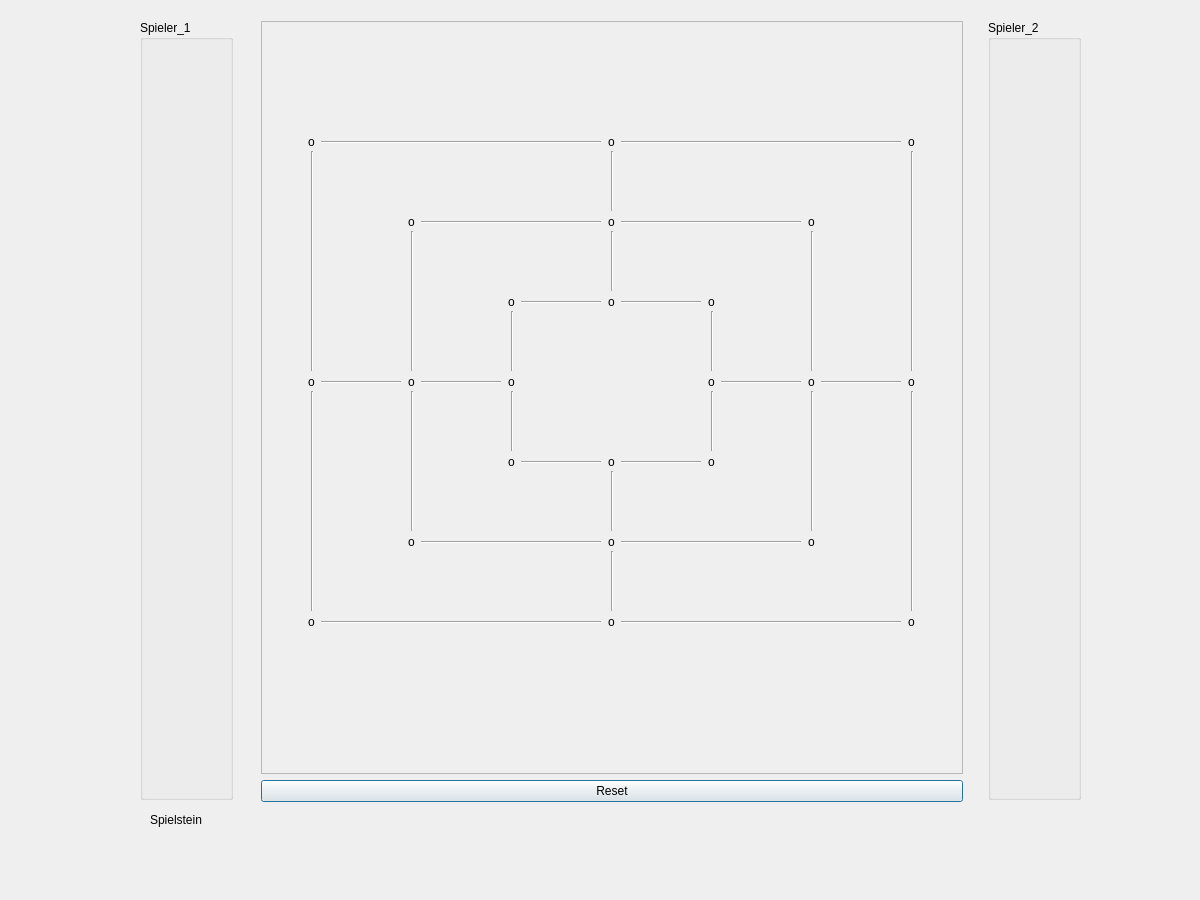
<?xml version="1.0" encoding="UTF-8"?>
<ui version="4.0">
 <class>Dialog</class>
 <widget class="QDialog" name="Dialog">
  <property name="geometry">
   <rect>
    <x>0</x>
    <y>0</y>
    <width>1200</width>
    <height>900</height>
   </rect>
  </property>
  <property name="windowTitle">
   <string>Dialog</string>
  </property>
  <widget class="QWidget" name="layoutWidget">
   <property name="geometry">
    <rect>
     <x>261</x>
     <y>21</y>
     <width>702</width>
     <height>781</height>
    </rect>
   </property>
   <layout class="QVBoxLayout" name="verticalLayout">
    <item>
     <widget class="QFrame" name="Spielfeld_OF">
      <property name="minimumSize">
       <size>
        <width>700</width>
        <height>600</height>
       </size>
      </property>
      <property name="maximumSize">
       <size>
        <width>800</width>
        <height>800</height>
       </size>
      </property>
      <property name="frameShape">
       <enum>QFrame::StyledPanel</enum>
      </property>
      <property name="frameShadow">
       <enum>QFrame::Raised</enum>
      </property>
      <widget class="Line" name="line">
       <property name="geometry">
        <rect>
         <x>160</x>
         <y>360</y>
         <width>80</width>
         <height>3</height>
        </rect>
       </property>
       <property name="orientation">
        <enum>Qt::Horizontal</enum>
       </property>
      </widget>
      <widget class="Line" name="line_2">
       <property name="geometry">
        <rect>
         <x>460</x>
         <y>360</y>
         <width>80</width>
         <height>3</height>
        </rect>
       </property>
       <property name="orientation">
        <enum>Qt::Horizontal</enum>
       </property>
      </widget>
      <widget class="Line" name="line_3">
       <property name="geometry">
        <rect>
         <x>360</x>
         <y>280</y>
         <width>80</width>
         <height>3</height>
        </rect>
       </property>
       <property name="orientation">
        <enum>Qt::Horizontal</enum>
       </property>
      </widget>
      <widget class="MyLabel" name="label_311">
       <property name="geometry">
        <rect>
         <x>240</x>
         <y>270</y>
         <width>21</width>
         <height>21</height>
        </rect>
       </property>
       <property name="maximumSize">
        <size>
         <width>50</width>
         <height>50</height>
        </size>
       </property>
       <property name="text">
        <string>o</string>
       </property>
       <property name="alignment">
        <set>Qt::AlignCenter</set>
       </property>
      </widget>
      <widget class="MyLabel" name="label_312">
       <property name="geometry">
        <rect>
         <x>340</x>
         <y>270</y>
         <width>21</width>
         <height>21</height>
        </rect>
       </property>
       <property name="maximumSize">
        <size>
         <width>50</width>
         <height>50</height>
        </size>
       </property>
       <property name="text">
        <string>o</string>
       </property>
       <property name="alignment">
        <set>Qt::AlignCenter</set>
       </property>
      </widget>
      <widget class="Line" name="line_5">
       <property name="geometry">
        <rect>
         <x>260</x>
         <y>280</y>
         <width>80</width>
         <height>3</height>
        </rect>
       </property>
       <property name="orientation">
        <enum>Qt::Horizontal</enum>
       </property>
      </widget>
      <widget class="MyLabel" name="label_313">
       <property name="geometry">
        <rect>
         <x>440</x>
         <y>270</y>
         <width>21</width>
         <height>21</height>
        </rect>
       </property>
       <property name="maximumSize">
        <size>
         <width>50</width>
         <height>50</height>
        </size>
       </property>
       <property name="text">
        <string>o</string>
       </property>
       <property name="alignment">
        <set>Qt::AlignCenter</set>
       </property>
      </widget>
      <widget class="Line" name="line_4">
       <property name="geometry">
        <rect>
         <x>250</x>
         <y>290</y>
         <width>3</width>
         <height>60</height>
        </rect>
       </property>
       <property name="orientation">
        <enum>Qt::Vertical</enum>
       </property>
      </widget>
      <widget class="Line" name="line_6">
       <property name="geometry">
        <rect>
         <x>450</x>
         <y>290</y>
         <width>3</width>
         <height>60</height>
        </rect>
       </property>
       <property name="orientation">
        <enum>Qt::Vertical</enum>
       </property>
      </widget>
      <widget class="MyLabel" name="label_321">
       <property name="geometry">
        <rect>
         <x>240</x>
         <y>350</y>
         <width>21</width>
         <height>21</height>
        </rect>
       </property>
       <property name="maximumSize">
        <size>
         <width>50</width>
         <height>50</height>
        </size>
       </property>
       <property name="text">
        <string>o</string>
       </property>
       <property name="alignment">
        <set>Qt::AlignCenter</set>
       </property>
      </widget>
      <widget class="MyLabel" name="label_323">
       <property name="geometry">
        <rect>
         <x>440</x>
         <y>350</y>
         <width>21</width>
         <height>21</height>
        </rect>
       </property>
       <property name="maximumSize">
        <size>
         <width>50</width>
         <height>50</height>
        </size>
       </property>
       <property name="text">
        <string>o</string>
       </property>
       <property name="alignment">
        <set>Qt::AlignCenter</set>
       </property>
      </widget>
      <widget class="Line" name="line_7">
       <property name="geometry">
        <rect>
         <x>250</x>
         <y>370</y>
         <width>3</width>
         <height>60</height>
        </rect>
       </property>
       <property name="orientation">
        <enum>Qt::Vertical</enum>
       </property>
      </widget>
      <widget class="Line" name="line_8">
       <property name="geometry">
        <rect>
         <x>450</x>
         <y>370</y>
         <width>3</width>
         <height>60</height>
        </rect>
       </property>
       <property name="orientation">
        <enum>Qt::Vertical</enum>
       </property>
      </widget>
      <widget class="MyLabel" name="label_332">
       <property name="geometry">
        <rect>
         <x>340</x>
         <y>430</y>
         <width>21</width>
         <height>21</height>
        </rect>
       </property>
       <property name="maximumSize">
        <size>
         <width>50</width>
         <height>50</height>
        </size>
       </property>
       <property name="text">
        <string>o</string>
       </property>
       <property name="alignment">
        <set>Qt::AlignCenter</set>
       </property>
      </widget>
      <widget class="Line" name="line_9">
       <property name="geometry">
        <rect>
         <x>260</x>
         <y>440</y>
         <width>80</width>
         <height>3</height>
        </rect>
       </property>
       <property name="orientation">
        <enum>Qt::Horizontal</enum>
       </property>
      </widget>
      <widget class="Line" name="line_10">
       <property name="geometry">
        <rect>
         <x>360</x>
         <y>440</y>
         <width>80</width>
         <height>3</height>
        </rect>
       </property>
       <property name="orientation">
        <enum>Qt::Horizontal</enum>
       </property>
      </widget>
      <widget class="MyLabel" name="label_333">
       <property name="geometry">
        <rect>
         <x>440</x>
         <y>430</y>
         <width>21</width>
         <height>21</height>
        </rect>
       </property>
       <property name="maximumSize">
        <size>
         <width>50</width>
         <height>50</height>
        </size>
       </property>
       <property name="text">
        <string>o</string>
       </property>
       <property name="alignment">
        <set>Qt::AlignCenter</set>
       </property>
      </widget>
      <widget class="MyLabel" name="label_331">
       <property name="geometry">
        <rect>
         <x>240</x>
         <y>430</y>
         <width>21</width>
         <height>21</height>
        </rect>
       </property>
       <property name="maximumSize">
        <size>
         <width>50</width>
         <height>50</height>
        </size>
       </property>
       <property name="text">
        <string>o</string>
       </property>
       <property name="alignment">
        <set>Qt::AlignCenter</set>
       </property>
      </widget>
      <widget class="Line" name="line_11">
       <property name="geometry">
        <rect>
         <x>350</x>
         <y>450</y>
         <width>3</width>
         <height>60</height>
        </rect>
       </property>
       <property name="orientation">
        <enum>Qt::Vertical</enum>
       </property>
      </widget>
      <widget class="Line" name="line_12">
       <property name="geometry">
        <rect>
         <x>350</x>
         <y>210</y>
         <width>3</width>
         <height>60</height>
        </rect>
       </property>
       <property name="orientation">
        <enum>Qt::Vertical</enum>
       </property>
      </widget>
      <widget class="MyLabel" name="label_212">
       <property name="geometry">
        <rect>
         <x>340</x>
         <y>190</y>
         <width>21</width>
         <height>21</height>
        </rect>
       </property>
       <property name="maximumSize">
        <size>
         <width>50</width>
         <height>50</height>
        </size>
       </property>
       <property name="text">
        <string>o</string>
       </property>
       <property name="alignment">
        <set>Qt::AlignCenter</set>
       </property>
      </widget>
      <widget class="Line" name="line_13">
       <property name="geometry">
        <rect>
         <x>350</x>
         <y>130</y>
         <width>3</width>
         <height>60</height>
        </rect>
       </property>
       <property name="orientation">
        <enum>Qt::Vertical</enum>
       </property>
      </widget>
      <widget class="Line" name="line_14">
       <property name="geometry">
        <rect>
         <x>350</x>
         <y>530</y>
         <width>3</width>
         <height>60</height>
        </rect>
       </property>
       <property name="orientation">
        <enum>Qt::Vertical</enum>
       </property>
      </widget>
      <widget class="MyLabel" name="label_232">
       <property name="geometry">
        <rect>
         <x>340</x>
         <y>510</y>
         <width>21</width>
         <height>21</height>
        </rect>
       </property>
       <property name="maximumSize">
        <size>
         <width>50</width>
         <height>50</height>
        </size>
       </property>
       <property name="text">
        <string>o</string>
       </property>
       <property name="alignment">
        <set>Qt::AlignCenter</set>
       </property>
      </widget>
      <widget class="MyLabel" name="label_221">
       <property name="geometry">
        <rect>
         <x>140</x>
         <y>350</y>
         <width>21</width>
         <height>21</height>
        </rect>
       </property>
       <property name="maximumSize">
        <size>
         <width>50</width>
         <height>50</height>
        </size>
       </property>
       <property name="text">
        <string>o</string>
       </property>
       <property name="alignment">
        <set>Qt::AlignCenter</set>
       </property>
      </widget>
      <widget class="MyLabel" name="label_223">
       <property name="geometry">
        <rect>
         <x>540</x>
         <y>350</y>
         <width>21</width>
         <height>21</height>
        </rect>
       </property>
       <property name="maximumSize">
        <size>
         <width>50</width>
         <height>50</height>
        </size>
       </property>
       <property name="text">
        <string>o</string>
       </property>
       <property name="alignment">
        <set>Qt::AlignCenter</set>
       </property>
      </widget>
      <widget class="MyLabel" name="label_132">
       <property name="geometry">
        <rect>
         <x>340</x>
         <y>590</y>
         <width>21</width>
         <height>21</height>
        </rect>
       </property>
       <property name="maximumSize">
        <size>
         <width>50</width>
         <height>50</height>
        </size>
       </property>
       <property name="text">
        <string>o</string>
       </property>
       <property name="alignment">
        <set>Qt::AlignCenter</set>
       </property>
      </widget>
      <widget class="MyLabel" name="label_112">
       <property name="geometry">
        <rect>
         <x>340</x>
         <y>110</y>
         <width>21</width>
         <height>21</height>
        </rect>
       </property>
       <property name="maximumSize">
        <size>
         <width>50</width>
         <height>50</height>
        </size>
       </property>
       <property name="text">
        <string>o</string>
       </property>
       <property name="alignment">
        <set>Qt::AlignCenter</set>
       </property>
      </widget>
      <widget class="Line" name="line_15">
       <property name="geometry">
        <rect>
         <x>360</x>
         <y>200</y>
         <width>180</width>
         <height>3</height>
        </rect>
       </property>
       <property name="orientation">
        <enum>Qt::Horizontal</enum>
       </property>
      </widget>
      <widget class="Line" name="line_16">
       <property name="geometry">
        <rect>
         <x>160</x>
         <y>200</y>
         <width>180</width>
         <height>3</height>
        </rect>
       </property>
       <property name="orientation">
        <enum>Qt::Horizontal</enum>
       </property>
      </widget>
      <widget class="Line" name="line_17">
       <property name="geometry">
        <rect>
         <x>360</x>
         <y>120</y>
         <width>280</width>
         <height>3</height>
        </rect>
       </property>
       <property name="orientation">
        <enum>Qt::Horizontal</enum>
       </property>
      </widget>
      <widget class="Line" name="line_18">
       <property name="geometry">
        <rect>
         <x>60</x>
         <y>120</y>
         <width>280</width>
         <height>3</height>
        </rect>
       </property>
       <property name="orientation">
        <enum>Qt::Horizontal</enum>
       </property>
      </widget>
      <widget class="Line" name="line_19">
       <property name="geometry">
        <rect>
         <x>560</x>
         <y>360</y>
         <width>80</width>
         <height>3</height>
        </rect>
       </property>
       <property name="orientation">
        <enum>Qt::Horizontal</enum>
       </property>
      </widget>
      <widget class="Line" name="line_20">
       <property name="geometry">
        <rect>
         <x>60</x>
         <y>360</y>
         <width>80</width>
         <height>3</height>
        </rect>
       </property>
       <property name="orientation">
        <enum>Qt::Horizontal</enum>
       </property>
      </widget>
      <widget class="Line" name="line_21">
       <property name="geometry">
        <rect>
         <x>160</x>
         <y>520</y>
         <width>180</width>
         <height>3</height>
        </rect>
       </property>
       <property name="orientation">
        <enum>Qt::Horizontal</enum>
       </property>
      </widget>
      <widget class="Line" name="line_22">
       <property name="geometry">
        <rect>
         <x>360</x>
         <y>520</y>
         <width>180</width>
         <height>3</height>
        </rect>
       </property>
       <property name="orientation">
        <enum>Qt::Horizontal</enum>
       </property>
      </widget>
      <widget class="Line" name="line_23">
       <property name="geometry">
        <rect>
         <x>360</x>
         <y>600</y>
         <width>280</width>
         <height>3</height>
        </rect>
       </property>
       <property name="orientation">
        <enum>Qt::Horizontal</enum>
       </property>
      </widget>
      <widget class="Line" name="line_24">
       <property name="geometry">
        <rect>
         <x>60</x>
         <y>600</y>
         <width>280</width>
         <height>3</height>
        </rect>
       </property>
       <property name="orientation">
        <enum>Qt::Horizontal</enum>
       </property>
      </widget>
      <widget class="MyLabel" name="label_213">
       <property name="geometry">
        <rect>
         <x>540</x>
         <y>190</y>
         <width>21</width>
         <height>21</height>
        </rect>
       </property>
       <property name="maximumSize">
        <size>
         <width>50</width>
         <height>50</height>
        </size>
       </property>
       <property name="text">
        <string>o</string>
       </property>
       <property name="alignment">
        <set>Qt::AlignCenter</set>
       </property>
      </widget>
      <widget class="MyLabel" name="label_233">
       <property name="geometry">
        <rect>
         <x>540</x>
         <y>510</y>
         <width>21</width>
         <height>21</height>
        </rect>
       </property>
       <property name="maximumSize">
        <size>
         <width>50</width>
         <height>50</height>
        </size>
       </property>
       <property name="text">
        <string>o</string>
       </property>
       <property name="alignment">
        <set>Qt::AlignCenter</set>
       </property>
      </widget>
      <widget class="MyLabel" name="label_211">
       <property name="geometry">
        <rect>
         <x>140</x>
         <y>190</y>
         <width>21</width>
         <height>21</height>
        </rect>
       </property>
       <property name="maximumSize">
        <size>
         <width>50</width>
         <height>50</height>
        </size>
       </property>
       <property name="text">
        <string>o</string>
       </property>
       <property name="alignment">
        <set>Qt::AlignCenter</set>
       </property>
      </widget>
      <widget class="MyLabel" name="label_231">
       <property name="geometry">
        <rect>
         <x>140</x>
         <y>510</y>
         <width>21</width>
         <height>21</height>
        </rect>
       </property>
       <property name="maximumSize">
        <size>
         <width>50</width>
         <height>50</height>
        </size>
       </property>
       <property name="text">
        <string>o</string>
       </property>
       <property name="alignment">
        <set>Qt::AlignCenter</set>
       </property>
      </widget>
      <widget class="MyLabel" name="label_121">
       <property name="geometry">
        <rect>
         <x>40</x>
         <y>350</y>
         <width>21</width>
         <height>21</height>
        </rect>
       </property>
       <property name="maximumSize">
        <size>
         <width>50</width>
         <height>50</height>
        </size>
       </property>
       <property name="text">
        <string>o</string>
       </property>
       <property name="alignment">
        <set>Qt::AlignCenter</set>
       </property>
      </widget>
      <widget class="MyLabel" name="label_131">
       <property name="geometry">
        <rect>
         <x>40</x>
         <y>590</y>
         <width>21</width>
         <height>21</height>
        </rect>
       </property>
       <property name="maximumSize">
        <size>
         <width>50</width>
         <height>50</height>
        </size>
       </property>
       <property name="text">
        <string>o</string>
       </property>
       <property name="alignment">
        <set>Qt::AlignCenter</set>
       </property>
      </widget>
      <widget class="MyLabel" name="label_133">
       <property name="geometry">
        <rect>
         <x>640</x>
         <y>590</y>
         <width>21</width>
         <height>21</height>
        </rect>
       </property>
       <property name="maximumSize">
        <size>
         <width>50</width>
         <height>50</height>
        </size>
       </property>
       <property name="text">
        <string>o</string>
       </property>
       <property name="alignment">
        <set>Qt::AlignCenter</set>
       </property>
      </widget>
      <widget class="MyLabel" name="label_123">
       <property name="geometry">
        <rect>
         <x>640</x>
         <y>350</y>
         <width>21</width>
         <height>21</height>
        </rect>
       </property>
       <property name="maximumSize">
        <size>
         <width>50</width>
         <height>50</height>
        </size>
       </property>
       <property name="text">
        <string>o</string>
       </property>
       <property name="alignment">
        <set>Qt::AlignCenter</set>
       </property>
      </widget>
      <widget class="MyLabel" name="label_113">
       <property name="geometry">
        <rect>
         <x>640</x>
         <y>110</y>
         <width>21</width>
         <height>21</height>
        </rect>
       </property>
       <property name="maximumSize">
        <size>
         <width>50</width>
         <height>50</height>
        </size>
       </property>
       <property name="text">
        <string>o</string>
       </property>
       <property name="alignment">
        <set>Qt::AlignCenter</set>
       </property>
      </widget>
      <widget class="MyLabel" name="label_111">
       <property name="geometry">
        <rect>
         <x>40</x>
         <y>110</y>
         <width>21</width>
         <height>21</height>
        </rect>
       </property>
       <property name="maximumSize">
        <size>
         <width>50</width>
         <height>50</height>
        </size>
       </property>
       <property name="text">
        <string>o</string>
       </property>
       <property name="alignment">
        <set>Qt::AlignCenter</set>
       </property>
      </widget>
      <widget class="Line" name="line_25">
       <property name="geometry">
        <rect>
         <x>650</x>
         <y>130</y>
         <width>3</width>
         <height>220</height>
        </rect>
       </property>
       <property name="orientation">
        <enum>Qt::Vertical</enum>
       </property>
      </widget>
      <widget class="Line" name="line_26">
       <property name="geometry">
        <rect>
         <x>650</x>
         <y>370</y>
         <width>3</width>
         <height>220</height>
        </rect>
       </property>
       <property name="orientation">
        <enum>Qt::Vertical</enum>
       </property>
      </widget>
      <widget class="Line" name="line_27">
       <property name="geometry">
        <rect>
         <x>150</x>
         <y>370</y>
         <width>3</width>
         <height>140</height>
        </rect>
       </property>
       <property name="orientation">
        <enum>Qt::Vertical</enum>
       </property>
      </widget>
      <widget class="Line" name="line_28">
       <property name="geometry">
        <rect>
         <x>550</x>
         <y>370</y>
         <width>3</width>
         <height>140</height>
        </rect>
       </property>
       <property name="orientation">
        <enum>Qt::Vertical</enum>
       </property>
      </widget>
      <widget class="Line" name="line_29">
       <property name="geometry">
        <rect>
         <x>550</x>
         <y>210</y>
         <width>3</width>
         <height>140</height>
        </rect>
       </property>
       <property name="orientation">
        <enum>Qt::Vertical</enum>
       </property>
      </widget>
      <widget class="Line" name="line_30">
       <property name="geometry">
        <rect>
         <x>150</x>
         <y>210</y>
         <width>3</width>
         <height>140</height>
        </rect>
       </property>
       <property name="orientation">
        <enum>Qt::Vertical</enum>
       </property>
      </widget>
      <widget class="Line" name="line_31">
       <property name="geometry">
        <rect>
         <x>50</x>
         <y>370</y>
         <width>3</width>
         <height>220</height>
        </rect>
       </property>
       <property name="orientation">
        <enum>Qt::Vertical</enum>
       </property>
      </widget>
      <widget class="Line" name="line_32">
       <property name="geometry">
        <rect>
         <x>50</x>
         <y>130</y>
         <width>3</width>
         <height>220</height>
        </rect>
       </property>
       <property name="orientation">
        <enum>Qt::Vertical</enum>
       </property>
      </widget>
     </widget>
    </item>
    <item>
     <widget class="QPushButton" name="Reset_pushButton">
      <property name="text">
       <string>Reset</string>
      </property>
     </widget>
    </item>
   </layout>
  </widget>
  <widget class="QWidget" name="layoutWidget">
   <property name="geometry">
    <rect>
     <x>140</x>
     <y>20</y>
     <width>121</width>
     <height>780</height>
    </rect>
   </property>
   <layout class="QHBoxLayout" name="horizontalLayout">
    <item>
     <widget class="QGroupBox" name="Spieler_1">
      <property name="title">
       <string>Spieler_1</string>
      </property>
     </widget>
    </item>
    <item>
     <spacer name="verticalSpacer">
      <property name="orientation">
       <enum>Qt::Vertical</enum>
      </property>
      <property name="sizeHint" stdset="0">
       <size>
        <width>28</width>
        <height>778</height>
       </size>
      </property>
     </spacer>
    </item>
   </layout>
  </widget>
  <widget class="QWidget" name="layoutWidget">
   <property name="geometry">
    <rect>
     <x>960</x>
     <y>20</y>
     <width>121</width>
     <height>780</height>
    </rect>
   </property>
   <layout class="QHBoxLayout" name="horizontalLayout_2">
    <item>
     <spacer name="verticalSpacer_2">
      <property name="orientation">
       <enum>Qt::Vertical</enum>
      </property>
      <property name="sizeHint" stdset="0">
       <size>
        <width>28</width>
        <height>778</height>
       </size>
      </property>
     </spacer>
    </item>
    <item>
     <widget class="QGroupBox" name="Spieler_2">
      <property name="title">
       <string>Spieler_2</string>
      </property>
     </widget>
    </item>
   </layout>
  </widget>
  <widget class="MyLabel" name="Spielstein">
   <property name="geometry">
    <rect>
     <x>150</x>
     <y>810</y>
     <width>71</width>
     <height>20</height>
    </rect>
   </property>
   <property name="toolTip">
    <string>&lt;html&gt;&lt;head/&gt;&lt;body&gt;&lt;p&gt;Spielstein laesst sich auf die Punkte des Muehlespielfeldes setzen&lt;/p&gt;&lt;/body&gt;&lt;/html&gt;</string>
   </property>
   <property name="text">
    <string>Spielstein</string>
   </property>
  </widget>
 </widget>
 <customwidgets>
  <customwidget>
   <class>MyLabel</class>
   <extends>QLabel</extends>
   <header>mylabel.h</header>
  </customwidget>
 </customwidgets>
 <resources/>
 <connections>
  <connection>
   <sender>Reset_pushButton</sender>
   <signal>clicked()</signal>
   <receiver>Dialog</receiver>
   <slot>update()</slot>
   <hints>
    <hint type="sourcelabel">
     <x>622</x>
     <y>788</y>
    </hint>
    <hint type="destinationlabel">
     <x>624</x>
     <y>834</y>
    </hint>
   </hints>
  </connection>
 </connections>
</ui>
